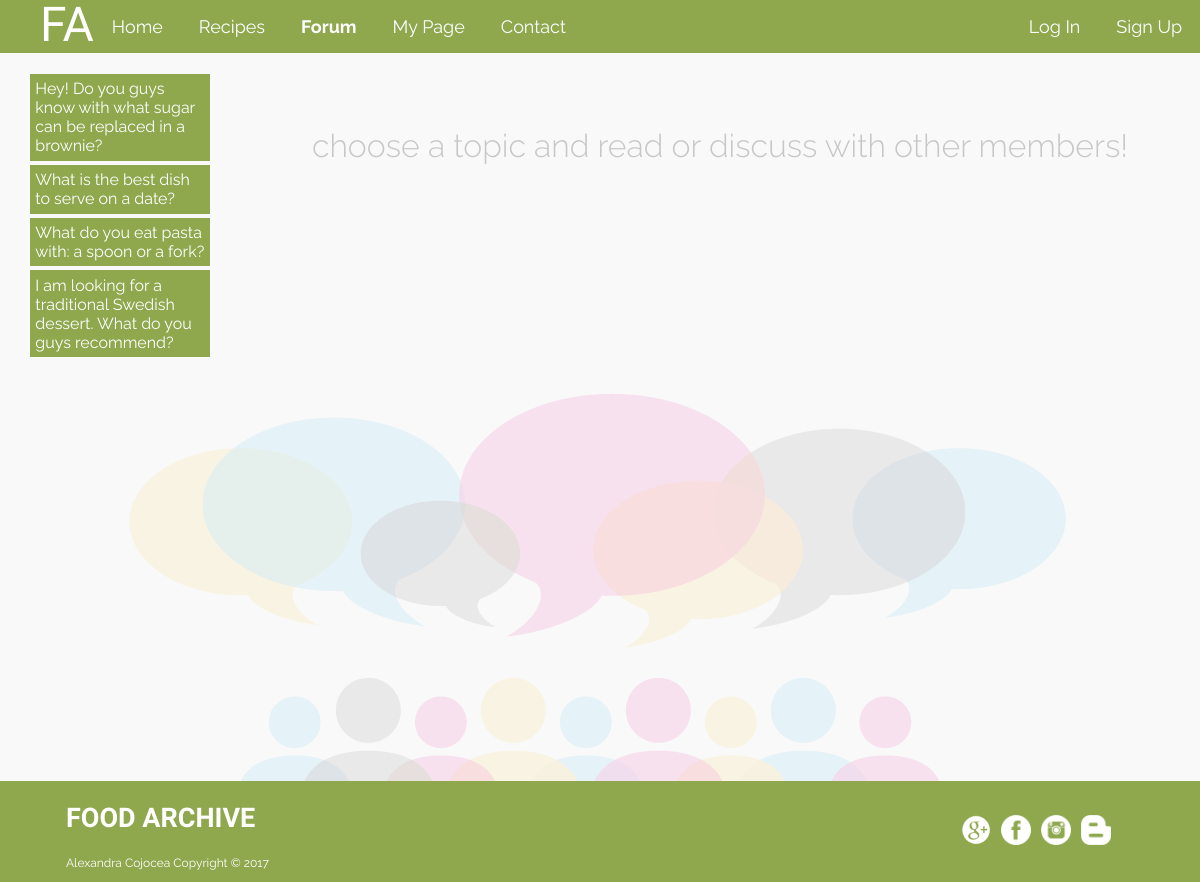
/forum.php, run on the app's committed database.
### tables this page shows
CREATE TABLE `forum` (
  `forum_id` int(11) NOT NULL,
  `forum_name` varchar(100) NOT NULL,
  `username` varchar(40) NOT NULL
);

### forum.php (the view)
<?php
    include("config.php");
    include("header.php");
?>
<div  class="forum-maindiv">
    <main>
        <?php
            $stmt = $db->prepare("SELECT forum_id, forum_name FROM forum");
            $stmt->execute();
            $stmt->bind_result($forum_id, $forum_name);
            echo '<aside class="forum_aside">';
                echo '<ul>';
                while ($stmt->fetch()) {
                    echo '<li class="forumli"><a href="comment.php?id=' . urlencode($forum_id) . '">'.$forum_name.'</a></li>';
                }
                echo '</ul>';
            echo '</aside>';
        ?>
        <div>
            <h2 class="forum_h2">Choose a topic and read or discuss with other members!</h2>
        </div>
        <img class="forum_img" src="img/talk.png" alt="Smiley face">
    </main>
</div>
<?php
    include ('footer.php');
?>

### style.css (style rules this page uses)
body, html { margin: 0; background-color: #f9f9f9; }
main { margin: 0; background-color: #f9f9f9; min-height: 89%; box-sizing: border-box; overflow: hidden; }
h2 { font-family: 'Grand Hotel', cursive; text-align: center; color: #c7c7c7; font-size: 33px; font-weight: 100; text-transform: lowercase; margin: 5px 0 11px 0; }
.forum-maindiv { padding: 0; margin: 0; }
.forum_aside { width: 20%; float: left; padding: 22px; box-sizing: border-box; }
.forum_aside ul { padding: 0 3%; margin: 0; }
.forumli { list-style: none; font-family: raleway; border: 2px solid #f9f9f9; color: white; background-color: #8fa84e; position: relative; }
.forumli a { text-decoration: none; color: white; padding: 3%; display: block; }
.forum_h2 { font-family: Raleway; text-align: center; color: #c7c7c7; font-size: 32px; font-weight: 300; padding: 77px 0; margin: 0; }
.forum_img { display: block; margin: 0 auto; opacity: 0.1; }

### data on the page
forum: forum_name "Hey! Do you guys know with what sugar can be replaced in a brownie?"
forum: forum_name "What is the best dish to serve on a date?"
forum: forum_name "What do you eat pasta with: a spoon or a fork?"
forum: forum_name "I am looking for a traditional Swedish dessert. What do you guys recommend?"
